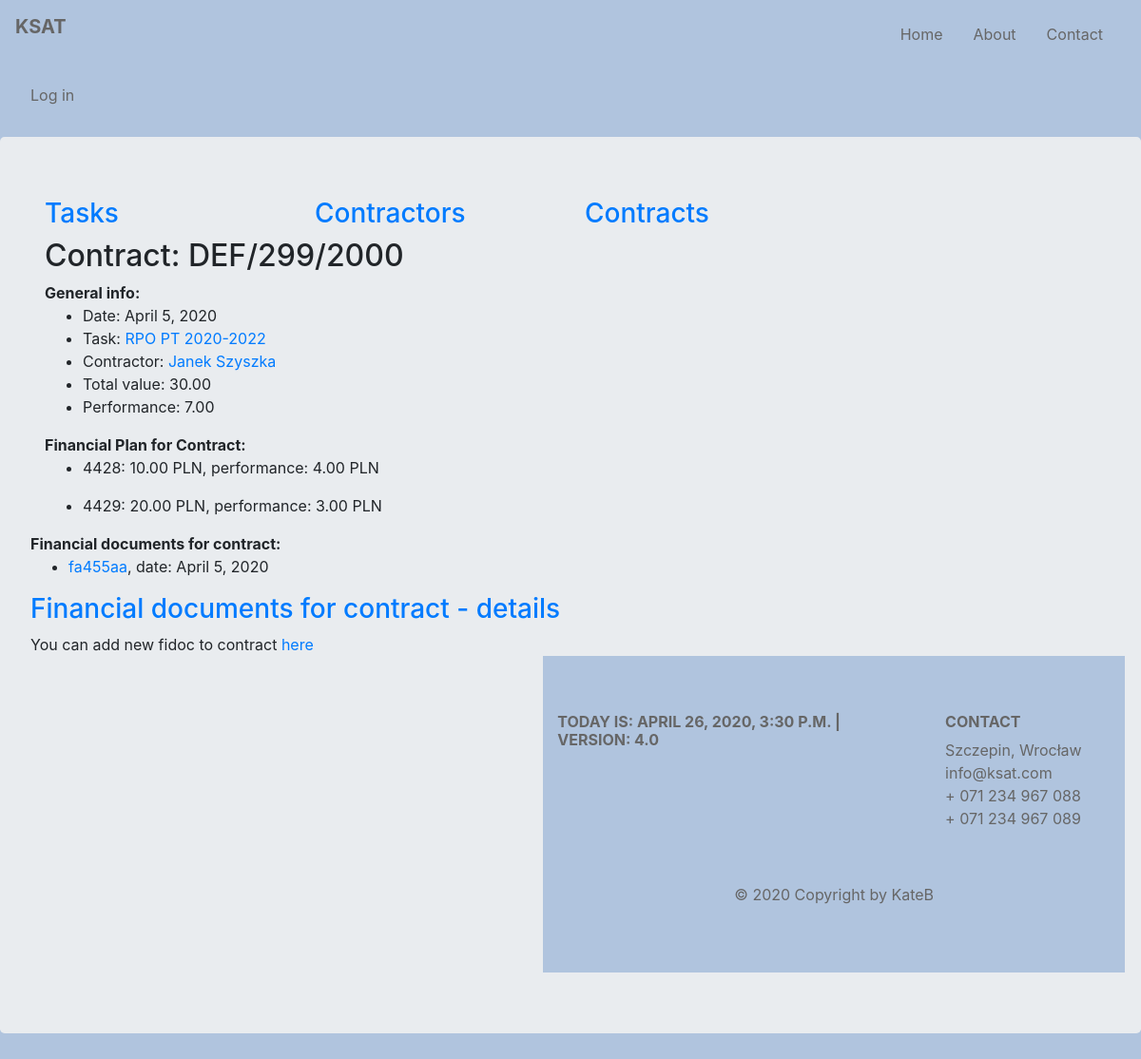
Page /ksat/contract/def2992000 on the committed database.
### budget/models.py (models this page shows, shortened)
class Contract(models.Model):
    number = models.CharField(max_length=128, unique=True)
    date = models.DateField()
    task = models.ForeignKey(Task, on_delete=models.CASCADE, related_name='contracts', related_query_name='contract')
    contractor = models.ForeignKey(Contractor, default=None, on_delete=models.CASCADE, related_name='contracts',
                                   related_query_name='contract')
    article = models.ManyToManyField(Articles, through='ContractArticle')
    slug = AutoSlugField(null=True, default=None, unique=True, populate_from='number')
    def contract_value(self):
        value = ContractArticle.objects.filter(contract=self).aggregate(total=Sum('value'))['total']
        if value:
            return round(value, 2)
        return 0
    def contract_performance(self):
        fin_docs = FinancialDocument.objects.filter(contract=self)
        performance = 0
        for fin_doc in fin_docs:
            performance += fin_doc.fin_doc_value()
        return round(performance, 2)
    class Meta:
        default_related_name = 'contract'
        ordering = ('number', 'contractor')
        verbose_name = 'contract'

class Task(models.Model):
    title = models.CharField(max_length=128, unique=True)
    description = models.CharField(max_length=256)
    unit = models.SmallIntegerField()
    section = models.SmallIntegerField()
    article = models.ManyToManyField(Articles, through='TaskArticles')
    slug = AutoSlugField(null=True, default=None, unique=True, populate_from='title')

class Contractor(models.Model):
    name = models.CharField(max_length=128)
    last_name = models.CharField(max_length=128)
    num = models.SmallIntegerField(blank=True)
    slug = models.SlugField(max_length=200, unique=True, null=True, default=None)
    def __str__(self):
        return f'{self.name} {self.last_name}'
    class Meta:
        default_related_name = 'contractors'
        ordering = ('last_name',)
        verbose_name = 'contractor'

class FinancialDocument(models.Model):
    contract = models.ForeignKey(Contract, on_delete=models.CASCADE, related_name='fds', related_query_name='fd')
    contractor = models.ForeignKey(Contractor, default=None, on_delete=models.CASCADE, related_name='fds',
                                   related_query_name='fd')
    number = models.CharField(max_length=64, default=None)
    date = models.DateField()
    payment_date1 = models.DateField(blank=True, null=True)
    payment_date2 = models.DateField(blank=True, null=True)
    article = models.ManyToManyField(Articles, through='FinDocumentArticle')
    slug = models.SlugField(max_length=200, unique=True, null=True, default=None)
    def get_absolute_url(self):
        return reverse('budget:findoc_details', kwargs={'findoc_slug': self.slug})
    def fin_doc_value(self):
        value = FinDocumentArticle.objects.filter(fin_doc=self).aggregate(total=Sum('value'))['total']
        if value:
            return round(value, 2)
        return 0
    class Meta:
        default_related_name = 'fds'
        verbose_name = 'finacial_doc'

class ContractArticle(models.Model):
    contract = models.ForeignKey(Contract, on_delete=models.CASCADE)
    contract_article = models.ForeignKey(Articles, on_delete=models.CASCADE, blank=True )
    value = models.DecimalField(decimal_places=2, max_digits=11, default=0)
    class Meta:
        default_related_name = 'contract_articles'
        ordering = ('contract',)
        verbose_name = 'contract_articles'

class Articles(models.Model):
    number = models.IntegerField()
    name = models.CharField(max_length=126)
    financement_choices = [
        (0, 'BWD'),
        (8, 'DOT'),
        (9, 'BWD-WKLAD WLASNY')
    ]
    financement = models.IntegerField(choices=financement_choices)
    class Meta:
        verbose_name = 'article'
    def total_number(self):
        return f'{str(self.number) + str(self.financement)}'

### budget/views.py (the view)
# urls.py: path('contract/<slug:contract_slug>', views.ContractDetailsView.as_view(), name='contract_details'),
class ContractDetailsView(DetailView):
    model = Contract
    template_name = 'budget/contract.html'
    slug_url_kwarg = 'contract_slug'
    context_object_name = 'contract'
    def render_to_response(self, context, **response_kwargs):
        response = super().render_to_response(context, **response_kwargs)
        contract_id = Contract.objects.get(slug=self.kwargs.get('contract_slug')).id
        response.set_cookie('contract_id', contract_id, max_age=30)
        return response

### budget/my_context_processor.py (called while the page is built)
def cp(request):
    ctx = {
        "now": django.utils.timezone.now(),
        "version": "4.0"
    }
    return ctx

def recaptcha_site_key(request):
    return {'RECAPTCHA_SITE_KEY': settings.RECAPTCHA_SITE_KEY}

### budget/templatetags/article_functions.py (called while the page is built)
@register.simple_tag
def contract_article_performance(article, contract):
    performance = 0
    findocs = FinancialDocument.objects.filter(contract=contract)
    for findoc in findocs:
        findoc_article_performance = FinDocumentArticle.objects.filter(article=article,
                            fin_doc = findoc).aggregate(total=Sum('value'))['total']
        if findoc_article_performance is not None:
            performance += findoc_article_performance
    return round(performance, 2)

### budget/templates/budget/contract.html (shortened to what this page needs)
{% extends 'base.html' %}
{% load article_functions %}
{% block content %}
    {{ block.super }}
    <div class="container">
        <h2>Contract: {{ contract.number }}</h2>
        <div><b>General info:</b>
            <ul>
                <li>Date: {{ contract.date }}</li>
                <li>Task: <a href="{% url 'budget:task_details' contract.task.slug %}">{{ contract.task.title }}</a></li>
                <li>Contractor: <a
                        href="{% url 'budget:contractor_details' contract.contractor.slug %}">{{ contract.contractor }}</a>
                </li>
                <li>Total value: {{ contract.contract_value }}</li>
                <li>Performance: {{ contract.contract_performance }}</li>
            </ul>
        </div>
        <div>
            <b>Financial Plan for Contract:</b>
            {% for article in contract.contract_articles.all %}
                <ul>
                    <li>{{ article.contract_article.total_number }}: {{ article.value }} PLN,
                        performance: {% contract_article_performance article.contract_article contract %} PLN
                    </li>
                </ul>
            {% endfor %}
        </div>
        {% if not contract.contract_performance %}
            <div>No financial document for contract. {% else %}</div>
            <div>
                <b>Financial documents for contract:</b>
                <ul>
                    {% for fd in contract.fds.all %}
                        <li><a href="{{ fd.get_absolute_url }}">{{ fd.number }}</a>, date: {{ fd.date }}</li>
                    {% endfor %}
                </ul>
                <h3><a href="{% url 'budget:contract-findocs' contract.slug %}">Financial documents for contract -
                    details</a>
                </h3>
            </div>
        {% endif %}
        <div>You can add new fidoc to contract <a href="{% url 'budget:add_findoc' %}">here</a></div>
        <div class="row">
            <div class="col-sm">
            <div class="col-sm">
            <div class="col-sm">
        </div>
    </div></br>
{% endblock %}

### static/css/style.css (style rules this page uses)
body { padding: 0; margin: 0; background: lightsteelblue; }

### rows in the picture
Contract: number "DEF/299/2000", date "April 5, 2020", task "RPO PT 2020-2022", contractor "Janek Szyszka", contract_value "30.00", contract_performance "7.00"
ContractArticle: contract_article.total_number "4428", value "10.00", contract_article "4.00"
ContractArticle: contract_article.total_number "4429", value "20.00", contract_article "3.00"
FinancialDocument: number "fa455aa", date "April 5, 2020"

### other values in the picture
{{ version }} "4.0"
